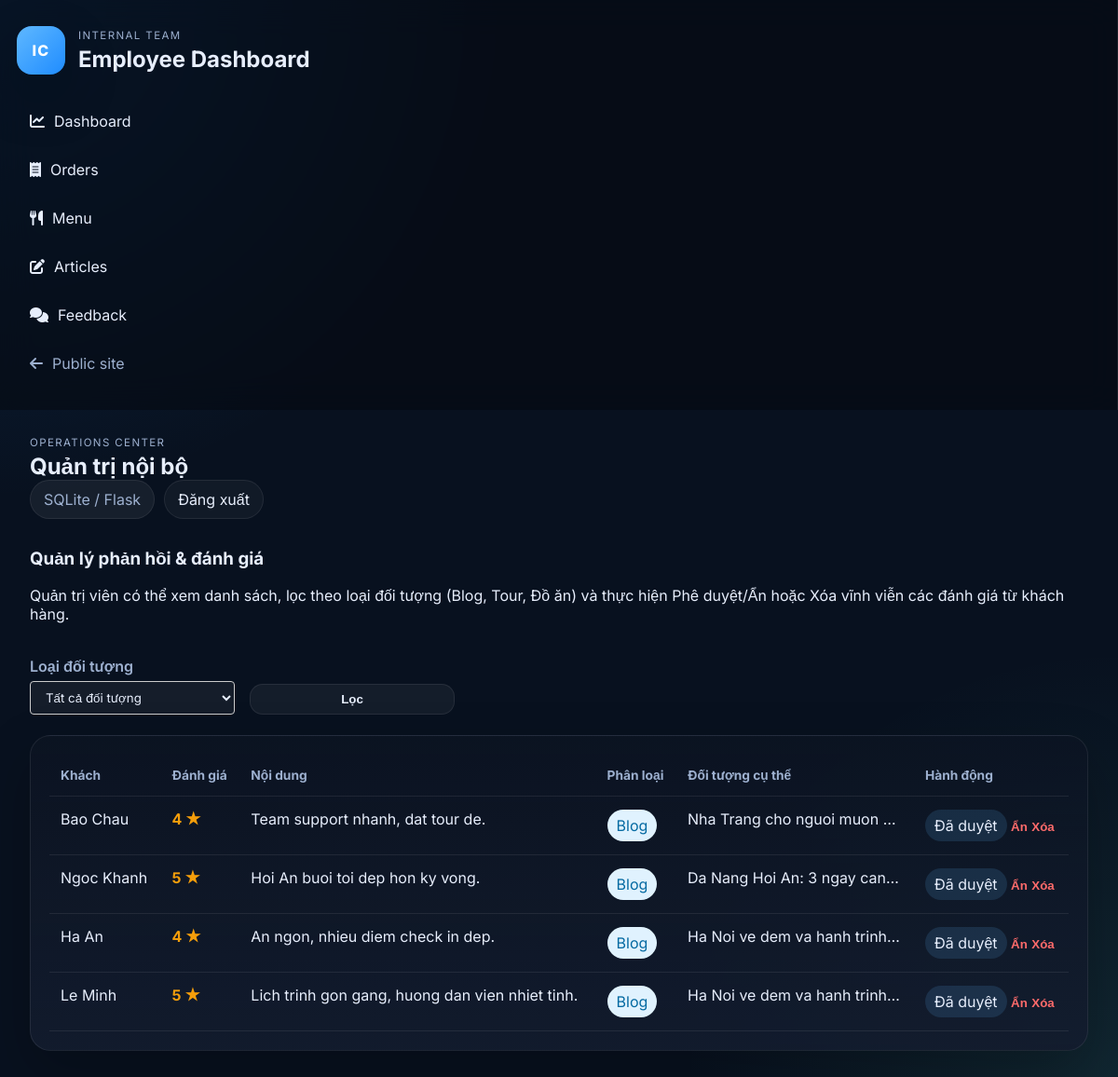
Before: /admin/feedback (signed in) with the older database file.
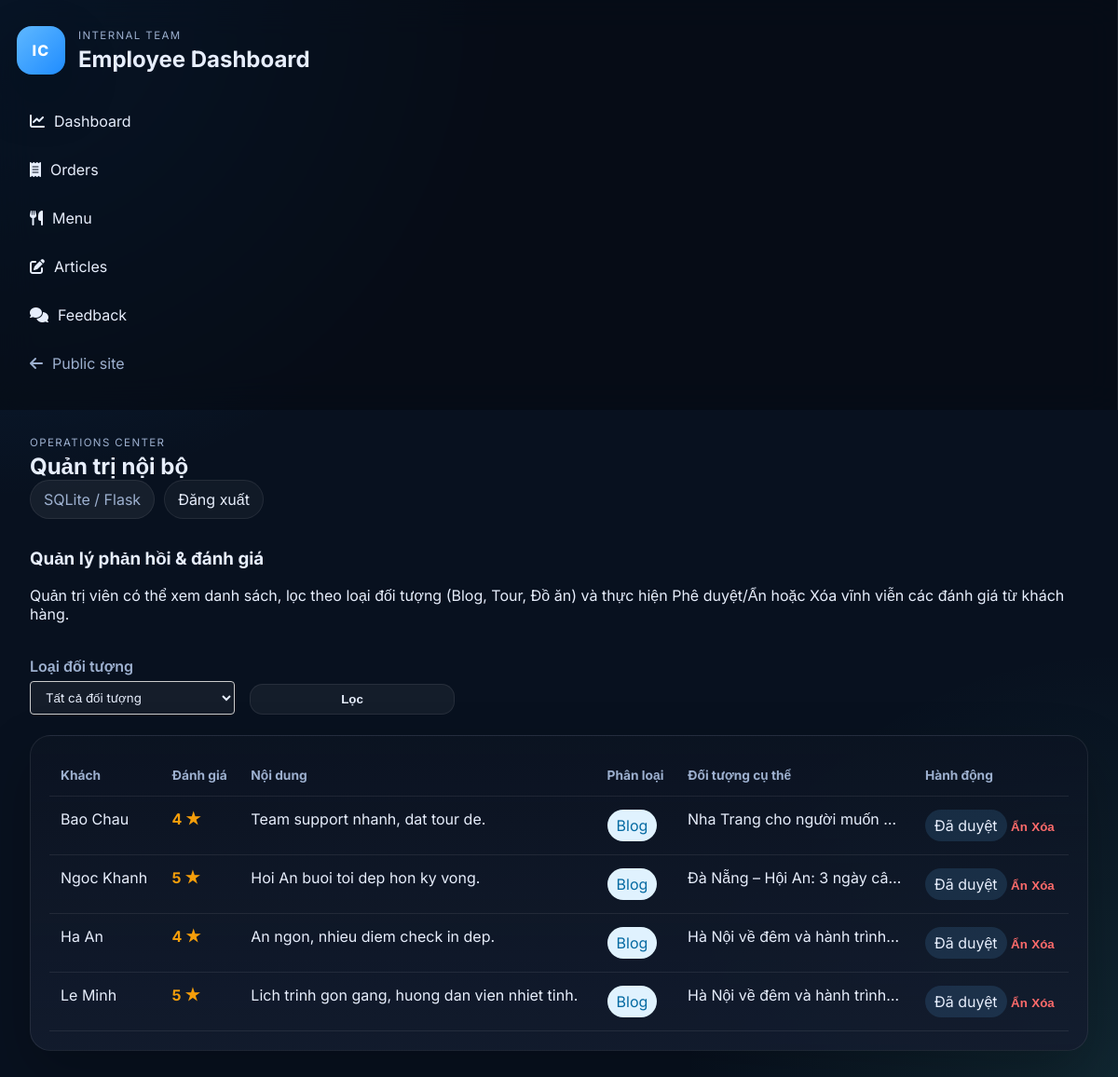
After: the same page with the newer database file.
### tables this page shows
CREATE TABLE Reviews (
            id INTEGER PRIMARY KEY AUTOINCREMENT,
            blog_id INTEGER NOT NULL,
            customer_name TEXT NOT NULL,
            rating INTEGER NOT NULL,
            content TEXT NOT NULL,
            FOREIGN KEY (blog_id) REFERENCES Blogs (id)
        );

CREATE TABLE Blogs (
            id INTEGER PRIMARY KEY AUTOINCREMENT,
            title TEXT NOT NULL,
            destination TEXT NOT NULL,
            summary TEXT NOT NULL,
            content TEXT NOT NULL,
            image_url TEXT,
            tour_id INTEGER NOT NULL,
            FOREIGN KEY (tour_id) REFERENCES Tours (id)
        );

### admin/routes.py (the view)
@admin_bp.route("/feedback")
def feedback_index():
    blog_id = request.args.get("blog_id", "all")
    target_type = request.args.get("target_type", "all")
    feedback_items = [dict(item) for item in list_feedback(blog_id=blog_id, target_type=target_type)]
    articles = list_articles()
    review_states = load_state()["review_states"]
    for item in feedback_items:
        item["moderation_status"] = review_states.get(str(item["id"]), "approved")
    return render_template(
        "admin/feedback/index.html",
        feedback_items=feedback_items,
        articles=articles,
        blog_id=blog_id,
        target_type=target_type,
    )

### admin/moderation.py (called while the page is built, shortened)
def _default_state() -> dict:
    return {"hidden_articles": [], "review_states": {}}

def load_state() -> dict:
    if not MODERATION_FILE.exists():
        return _default_state()

### admin/routes.py (called while the page is built)
@admin_bp.before_request
def require_admin_access():
    if request.endpoint in {"admin.admin_login", "admin.admin_logout"}:
        return None
    if session.get("admin_authenticated"):
        return None
    return redirect(url_for("admin.admin_login"))

### admin/services.py (called while the page is built)
def _helpers():
    from web_du_lich import get_db_connection, query_all, query_one
    return get_db_connection, query_all, query_one

def list_articles():
    _, query_all, _ = _helpers()
    return query_all(
        """
        SELECT b.*, t.name AS tour_name
        FROM Blogs b
        JOIN Tours t ON b.tour_id = t.id
        ORDER BY b.id DESC
        """
    )

### web_du_lich.py (called while the page is built)
def get_db_connection():
    conn = sqlite3.connect(DB_PATH)
    conn.row_factory = sqlite3.Row
    return conn

def query_all(sql, params=()):
    conn = get_db_connection()
    rows = conn.execute(sql, params).fetchall()
    conn.close()
    return rows

def query_one(sql, params=()):
    conn = get_db_connection()
    row = conn.execute(sql, params).fetchone()
    conn.close()
    return row

def get_session_cart_key():
    cart_key = session.get("cart_key")
    if not cart_key:
        cart_key = "S" + "".join(random.choices(string.ascii_uppercase + string.digits, k=10))
        session["cart_key"] = cart_key
    return cart_key

def get_active_user_id():
    session_user = session.get("user")
    if not session_user:
        return None
    return session_user.get("id")

### templates/admin/feedback/index.html (shortened to what this page needs)
{% extends 'admin/base_admin.html' %}
{% block content %}
<section class="page-toolbar">
    <div class="toolbar-copy">
        <h3>Quản lý phản hồi & đánh giá</h3>
        <p>Quản trị viên có thể xem danh sách, lọc theo loại đối tượng (Blog, Tour, Đồ ăn) và thực hiện Phê duyệt/Ẩn hoặc Xóa vĩnh viễn các đánh giá từ khách hàng.</p>
    </div>
    <form method="get" class="filter-form" style="display: flex; gap: 16px; align-items: flex-end; flex-wrap: wrap;">
        <div>
            <label for="target_type" style="display: block; margin-bottom: 6px; font-weight: 600;">Loại đối tượng</label>
            <select id="target_type" name="target_type" onchange="toggleBlogSelect()" style="padding: 8px 12px; border: 1px solid #ccc; border-radius: 4px; font-family: inherit;">
                <option value="all" {% if target_type == 'all' %}selected{% endif %}>Tất cả đối tượng</option>
            </select>
        </div>
        <button type="submit" class="btn-primary" style="padding: 8px 16px;">Lọc</button>
    </form>
</section>
<section class="panel-card">
    <table class="admin-table">
        <thead>
            <tr>
                <th>Khách</th>
                <th>Đánh giá</th>
                <th>Nội dung</th>
                <th>Phân loại</th>
                <th>Đối tượng cụ thể</th>
                <th>Hành động</th>
            </tr>
        </thead>
        <tbody>
            {% for feedback in feedback_items %}
            <tr>
                <td>{{ feedback['customer_name'] }}</td>
                <td><strong style="color: #f59e0b;">{{ feedback['rating'] }} ★</strong></td>
                <td>{{ feedback['content'] }}</td>
                <td>
                    {% if feedback['blog_id'] %}
                    <span class="status-pill" style="background: #e0f2fe; color: #0369a1;">Blog</span>
                    {% elif feedback['tour_id'] %}
                    <span class="status-pill" style="background: #fef3c7; color: #d97706;">Tour</span>
                    {% elif feedback['food_id'] %}
                    <span class="status-pill" style="background: #dcfce7; color: #15803d;">Món ăn</span>
                    {% else %}
                    <span class="status-pill status-muted">Khác</span>
                    {% endif %}
                </td>
                <td style="max-width: 250px; overflow: hidden; text-overflow: ellipsis; white-space: nowrap;">
                    {% if feedback['blog_id'] %}
                    {{ feedback['article_title'] or 'Không rõ bài viết' }}
                    {% elif feedback['tour_id'] %}
                    {{ feedback['tour_title'] or 'Không rõ Tour' }}
                    {% elif feedback['food_id'] %}
                    {{ feedback['food_title'] or 'Không rõ món ăn' }}
                    {% endif %}
                </td>
                <td>
                    {% if feedback['moderation_status'] == 'hidden' %}
                    <span class="status-pill status-muted">Đang ẩn</span>
                    {% else %}
                    <span class="status-pill">Đã duyệt</span>
                    {% endif %}
                    <form method="post" action="{{ url_for('admin.feedback_status', review_id=feedback['id']) }}" class="inline-form">
                        <button type="submit" class="btn-danger-link">{% if feedback['moderation_status'] == 'hidden' %}Duyệt lại{% else %}Ẩn{% endif %}</button>
                    </form>
                    <form method="post" action="{{ url_for('admin.feedback_delete', review_id=feedback['id']) }}" class="inline-form" data-confirm-message="Xóa phản hồi của {{ feedback['customer_name'] }}?">
                        <button type="submit" class="btn-danger-link">Xóa</button>
                    </form>
                </td>
            </tr>
            {% endfor %}
        </tbody>
    </table>
</section>
{% endblock %}

### templates/admin/base_admin.html (shortened to what this page needs)
<!DOCTYPE html>
<html lang="vi">
<head>
    <link rel="stylesheet" href="https://cdnjs.cloudflare.com/ajax/libs/font-awesome/6.5.1/css/all.min.css">
    <link rel="stylesheet" href="{{ url_for('static', filename='css/admin.css') }}">
</head>
<body class="admin-shell">
    {% include 'components/sidebar.html' %}
    <div class="admin-main">
        {% include 'components/navbar.html' %}
        <main class="admin-content">
            {% block content %}{% endblock %}
        </main>
    </div>
</body>
</html>

### templates/components/sidebar.html
<aside class="admin-sidebar">
    <div class="sidebar-brand">
        <div class="brand-mark">IC</div>
        <div>
            <p class="sidebar-kicker">Internal Team</p>
            <h1>Employee Dashboard</h1>
        </div>
    </div>
    <nav class="sidebar-nav">
        <a href="{{ url_for('admin.dashboard') }}" class="sidebar-link"><i class="fa-solid fa-chart-line"></i> Dashboard</a>
        <a href="{{ url_for('admin.orders_index') }}" class="sidebar-link"><i class="fa-solid fa-receipt"></i> Orders</a>
        <a href="{{ url_for('admin.menus_index') }}" class="sidebar-link"><i class="fa-solid fa-utensils"></i> Menu</a>
        <a href="{{ url_for('admin.articles_index') }}" class="sidebar-link"><i class="fa-solid fa-pen-to-square"></i> Articles</a>
        <a href="{{ url_for('admin.feedback_index') }}" class="sidebar-link"><i class="fa-solid fa-comments"></i> Feedback</a>
        <a href="{{ url_for('home') }}" class="sidebar-link sidebar-link-muted"><i class="fa-solid fa-arrow-left"></i> Public site</a>
    </nav>
</aside>

### templates/components/navbar.html
<header class="admin-topbar">
    <div>
        <p class="topbar-eyebrow">Operations center</p>
        <h2>{% block admin_heading %}Quản trị nội bộ{% endblock %}</h2>
    </div>
    <div class="topbar-actions">
        <span class="topbar-pill">SQLite / Flask</span>
        <form method="post" action="{{ url_for('admin.admin_logout') }}" class="inline-form">
            <button type="submit" class="topbar-pill topbar-logout">Đăng xuất</button>
        </form>
    </div>
</header>

### static/css/admin.css (style rules this page uses)
:root { --admin-bg: #08111f; --admin-panel: rgba(12, 20, 34, 0.82); --admin-panel-2: rgba(19, 28, 46, 0.92); --admin-border: rgba(255, 255, 255, 0.08); --admin-text: #e7eefc; --admin-muted: #9db0cf; --admin-primary: #5fb8ff; --admin-primary-2: #1f8cff; --admin-danger: #ff6b6b; --admin-success: #4ade80; --shadow: 0 24px 60px rgba(0, 0, 0, 0.24); }
* { box-sizing: border-box; }
body.admin-shell { margin: 0; min-height: 100vh; display: grid; grid-template-columns: 290px 1fr; background: radial-gradient(circle at top left, rgba(31, 140, 255, 0.18), transparent 32%), radial-gradient(circle at bottom right, rgba(94, 234, 212, 0.10), transparent 28%), var(--admin-bg); color: var(--admin-text); font-family: 'Inter', sans-serif; }
.admin-sidebar { padding: 28px 18px; border-right: 1px solid var(--admin-border); background: rgba(5, 10, 18, 0.62); backdrop-filter: blur(18px); position: sticky; top: 0; height: 100vh; }
.sidebar-brand { display: flex; align-items: center; gap: 14px; margin-bottom: 28px; }
.brand-mark { width: 52px; height: 52px; display: grid; place-items: center; border-radius: 16px; background: linear-gradient(135deg, var(--admin-primary), var(--admin-primary-2)); color: white; font-weight: 800; letter-spacing: 0.08em; box-shadow: var(--shadow); }
.sidebar-kicker, .topbar-eyebrow, .section-kicker { margin: 0 0 4px; text-transform: uppercase; letter-spacing: 0.12em; font-size: 0.72rem; color: var(--admin-muted); }
.sidebar-brand h1, .admin-topbar h2, .admin-hero h3, .panel-card h3, .panel-card h4 { margin: 0; }
.sidebar-nav { display: grid; gap: 8px; }
.sidebar-link { text-decoration: none; color: var(--admin-text); padding: 12px 14px; border-radius: 14px; display: flex; align-items: center; gap: 10px; background: transparent; transition: 0.2s ease; }
.sidebar-link-muted { color: var(--admin-muted); }
.admin-main { display: flex; flex-direction: column; min-width: 0; }
.admin-topbar { display: flex; justify-content: space-between; align-items: center; padding: 28px 32px 12px; }
.topbar-pill { display: inline-flex; align-items: center; padding: 10px 14px; border-radius: 999px; background: rgba(255,255,255,0.06); border: 1px solid var(--admin-border); color: var(--admin-muted); }
.topbar-actions { display: flex; align-items: center; gap: 10px; }
.topbar-logout { background: rgba(255,255,255,0.04); color: var(--admin-text); font: inherit; }
.admin-content { padding: 0 32px 36px; display: grid; gap: 22px; }
.admin-hero, .panel-card, .stat-card { border: 1px solid var(--admin-border); background: linear-gradient(180deg, var(--admin-panel), var(--admin-panel-2)); box-shadow: var(--shadow); border-radius: 22px; }
.panel-card { padding: 20px; overflow: hidden; }
.page-toolbar { display: flex; justify-content: space-between; align-items: flex-end; gap: 20px; }
.filter-form, .stack-form { display: flex; align-items: end; gap: 12px; flex-wrap: wrap; }
.filter-form label, .stack-form label, .form-grid label { display: grid; gap: 6px; color: var(--admin-muted); }
.filter-form select, .filter-form button, .stack-form select, .stack-form input, .stack-form textarea, .form-grid input, .form-grid textarea, .form-grid select { background: rgba(255,255,255,0.05); color: var(--admin-text); border: 1px solid var(--admin-border); border-radius: 14px; padding: 12px 14px; min-width: 220px; }
.btn-primary, .btn-secondary, .btn-danger-link { border: 0; border-radius: 14px; padding: 12px 16px; cursor: pointer; text-decoration: none; font-weight: 700; }
.btn-primary { background: linear-gradient(135deg, var(--admin-primary), var(--admin-primary-2)); color: white; }
.btn-danger-link { background: transparent; color: var(--admin-danger); padding: 0; }
.admin-table { width: 100%; border-collapse: collapse; }
.admin-table th, .admin-table td { padding: 14px 12px; border-bottom: 1px solid var(--admin-border); vertical-align: top; }
.admin-table th { text-align: left; color: var(--admin-muted); font-size: 0.86rem; }
.status-pill { display: inline-flex; align-items: center; padding: 7px 10px; border-radius: 999px; background: rgba(95, 184, 255, 0.14); color: var(--admin-text); }
.inline-form { display: inline; }
@media (max-width: 1200px) { body.admin-shell { grid-template-columns: 1fr; } }
@media (max-width: 1200px) { .admin-sidebar { position: relative; height: auto; } }
@media (max-width: 1200px) { .admin-topbar, .page-toolbar, .admin-hero { flex-direction: column; align-items: stretch; } }

Changed rows visible on the page:
changed through a linked row, Reviews "Bao Chau": title "Nha Trang cho nguoi muon…" → "Nha Trang cho người muốn…"
changed through a linked row, Reviews "Ngoc Khanh": title "Da Nang Hoi An: 3 ngay can…" → "Đà Nẵng – Hội An: 3 ngày câ…"
changed through a linked row, Reviews "Ha An": title "Ha Noi ve dem va hanh trinh…" → "Hà Nội về đêm và hành trình…"
changed through a linked row, Reviews "Le Minh": title "Ha Noi ve dem va hanh trinh…" → "Hà Nội về đêm và hành trình…"
